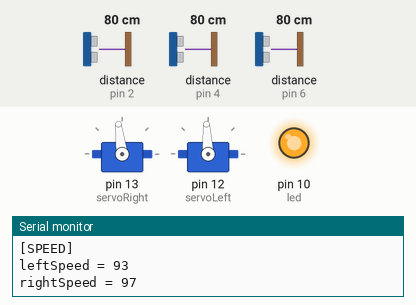
Simulated run of this sketch. Board: Arduino Uno, built with avr-gcc and run on an emulated ATmega328P. On the bench: 2 × servo, output pins drawn as LEDs (lit = HIGH), the last lines printed to the serial monitor. Wiring (inferred from the names in the program): 3 × ultrasonic range finder: trigger pin 3, echo pin 2 / trigger pin 5, echo pin 4 / trigger pin 7, echo pin 6. The inputs (shaded band) are chosen by the test bench; at power-on: distance to the obstacle (sensors on pin 2, pin 4, pin 6) 80 cm. The echo pulse lasts 58.3 µs per cm; no radio packets arrive unless stated; pins used as bus, display or sensor lines are not drawn.

Above: at 0.05 s.
At 3.65 s:
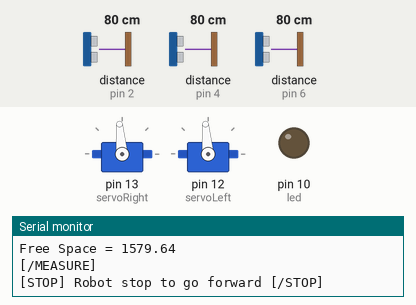
Timing chart, 0 to 8.5 s (numbered marks = the images above):
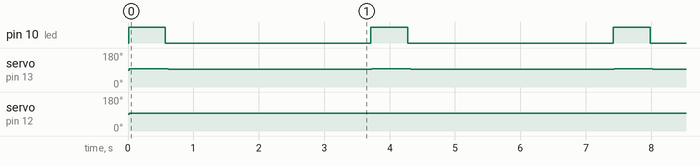

The sketch:

ProjetSynthese.ino
```cpp
/* Code test, fais avancer le robot, détécter les intersections, tourner
   Version 0.2
   Auteur : Bruno TESSIER & Paul VALENTIN
*/
#include <Servo.h>
#include <RH_ASK.h>
#include <RHReliableDatagram.h>

RH_ASK driverRF(2000, 9, 8, 10, false);
RHReliableDatagram RF(driverRF, 1);

/*Tolerance for Compass*/
#define TOLERANCE 2

/*
   Space tolerance for ultrasonic sensor, if space between robot and wall
   is lessier than SPTOL, robot move off the wall
*/
#define SPTOL 100

/*Constant for US sensor*/
const byte CENTER_T = 7 ;
const byte CENTER_E = 6 ;

const byte LEFT_T = 3 ;
const byte LEFT_E = 2 ;

const byte RIGHT_T = 5 ;
const byte RIGHT_E = 4 ;

const long MEASURE_TIMEOUT = 25000L;


/*ServoMotor*/
Servo servoRight;
Servo servoLeft;


const byte led = 10;

float myTime;


byte* message;


/*
   When the led is HIGH, you can turn the robot manually to another angle
*/
void setup() {
  Serial.begin(9600);

  RF.init();
  RF.setTimeout(300);
  RF.setRetries(5);
  message = (byte*)malloc(2);

  pinMode(CENTER_T, OUTPUT);
  pinMode(CENTER_E, INPUT);

  pinMode(LEFT_T, OUTPUT);
  pinMode(LEFT_E, INPUT);

  pinMode(RIGHT_T, OUTPUT);
  pinMode(RIGHT_E, INPUT);

  pinMode(led, OUTPUT);
  digitalWrite(led, LOW);
  delay(10);
 // Serial.println("Fin du setup");
  servoRight.attach(13);
  servoLeft.attach(12);
}

/*
   Right wheel have to go to an angle of 124 and left wheel of 65 for go straihgt ahead
   95 is the angle where robot doesn't move

   Led is HIGH when robot go forward
*/

void loop() {
  /*The distance between robot and obstacle*/
  double mmCenter = 0;
  double mmLeft = 0;
  double mmRight = 0;
  double mmFreeSpace;


  /*When he can go forward*/
  /*
     TODO
     Check left and right side if we detect intersection
  */
  byte rightSpeed = 95;
  byte leftSpeed = 95;

    digitalWrite(led, HIGH);
    delay(10);
  /*While he doesn't detect any intersection*/
  myTime = millis();
  while ((mmCenter >= 50 || mmCenter == 0) && mmRight <= 400 && mmLeft <= 400) {
    /*if the robot can go faster*/
    if (rightSpeed < 110)
      rightSpeed += 2;
    if (leftSpeed > 80)
      leftSpeed -= 2;
    /*Check if robot is not too close of a wall*/
    if (((mmRight >= mmFreeSpace - SPTOL) && leftSpeed <= 95 && rightSpeed <= 106) && mmRight != 0 && mmLeft != 0) {
      //Serial.println("Robot go to the left");
      digitalWrite(led, LOW);
      leftSpeed += 2;
      rightSpeed += 2;
    }
    if (((mmLeft >= mmFreeSpace - SPTOL) && rightSpeed >= 95 && leftSpeed >= 84) && mmRight != 0 && mmLeft != 0){
      //Serial.println("Robot go to the right");
      digitalWrite(led, LOW);
      delay(10);
      digitalWrite(led, LOW);
      leftSpeed -= 2;
      rightSpeed -= 2;
    }
    digitalWrite(led, HIGH);

    servoLeft.write(leftSpeed);
    servoRight.write(rightSpeed);
    Serial.println("[SPEED]");
    Serial.print("leftSpeed = "); Serial.println(leftSpeed);
    Serial.print("rightSpeed = "); Serial.println(rightSpeed);
    Serial.println("[/SPEED]");
    delay(500);
    mmCenter = getDistance(0);
    mmLeft = getDistance(1);
    mmRight = getDistance(2);

    /*If one of two measure is 0, certainly a bug, so we don't update*/
    if (mmRight == 0 || mmLeft == 0) {}
    else {
      mmFreeSpace = mmLeft + mmRight;
    }
    Serial.println("[MEASURE]");
    Serial.print("mmLeft = "); Serial.println(mmLeft);
    Serial.print("mmRight = "); Serial.println(mmRight);
    Serial.print("mmCenter = "); Serial.println(mmCenter);
    Serial.print("Free Space = "); Serial.println(mmFreeSpace);
    Serial.println("[/MEASURE]\n");
  }
  myTime = millis() - myTime ;
  digitalWrite(led, LOW);
  delay(10);
  Serial.println("[STOP] Robot stop to go forward [/STOP]");
  servoLeft.write(95);
  servoRight.write(95);
  /*
     TODO
     Check Graph for exploration mode
  */
  /*
   * Envoi des données, 0=arrière 1=droite, 2=devant, 3=gauche
   */
   *message = 64;
  if(mmLeft >= 400 && mmRight >=400 &&mmCenter >= 400){
    /*
     * Nouveau noeud 4chemins 0 1 2 3
     */
     *(message+1) = 1;
  }
  else if(mmLeft >= 400 && mmRight >=400 &&mmCenter <= 400){

    /*
     * 0 1 2
     */
     *(message+1) = 6;
  }
  else if(mmLeft <= 400 && mmRight >=400 &&mmCenter >= 400){
    /*
     * 0 2 3
     */
     *(message+1) = 3;
  }
  else if(mmLeft >= 400 && mmRight <=400 &&mmCenter <= 400){
    /*
     * 0 1
     */
     *(message+1) = 4;
  }
  else if(mmLeft <= 400 && mmRight <=400 &&mmCenter <= 400){
    /*
     * rien du tout 0000
     */
     *(message+1) = 7;
  }
  else if(mmLeft >= 400 && mmRight <=400 &&mmCenter >= 400){
    /*
     * 0 1 3
     */
     *(message+1) = 2;
  }
  else if(mmLeft <= 400 && mmRight >=400 &&mmCenter <= 400){
    /*
     * 0 1 3
     */
     *(message+1) = 5;
  }
  sendRF();
  delay(3000);
}

void sendRF(){
  RF.sendtoWait(message, 2, 0);
}

/*
   Function that redirectto readSensor
   See to remove it
*/
double getDistance(byte sensor) { //0 = center  1=left  2=right
  if (sensor == 0) {
    return (readSensor(CENTER_T, CENTER_E));
  }
  else if (sensor == 1) {
    return (readSensor(LEFT_T, LEFT_E));
  }
  else if (sensor == 2) {
    return (readSensor(RIGHT_T, RIGHT_E));
  }
}

/*
   Function permit hat read ultrasonic sensors and return the distance
*/
double readSensor(byte trigger, byte echo) {
  digitalWrite(trigger, HIGH);
  delayMicroseconds(50);
  digitalWrite(trigger, LOW);

  double distance = (double) pulseIn(echo, HIGH, MEASURE_TIMEOUT);
  distance = distance  / 2 * 0.34 ;

  if (!distance) { //If bug long distance then reset the sensor
    pinMode(echo, OUTPUT);
    digitalWrite(echo, LOW);
    pinMode(echo, INPUT);
  }
  return distance ;
}

/*Function permit to turn the robot to a certain angle*/
```

Measured:
- by itself, pin 10 (led): alternates HIGH for 0.56 s and LOW for 3.1 s
- by itself, servo on pin 13 (servoRight): alternates 97° for 0.59 s and 95° for 3.1 s
- by itself, servo on pin 12 (servoLeft): alternates 95° for 3.1 s and 93° for 0.59 s
